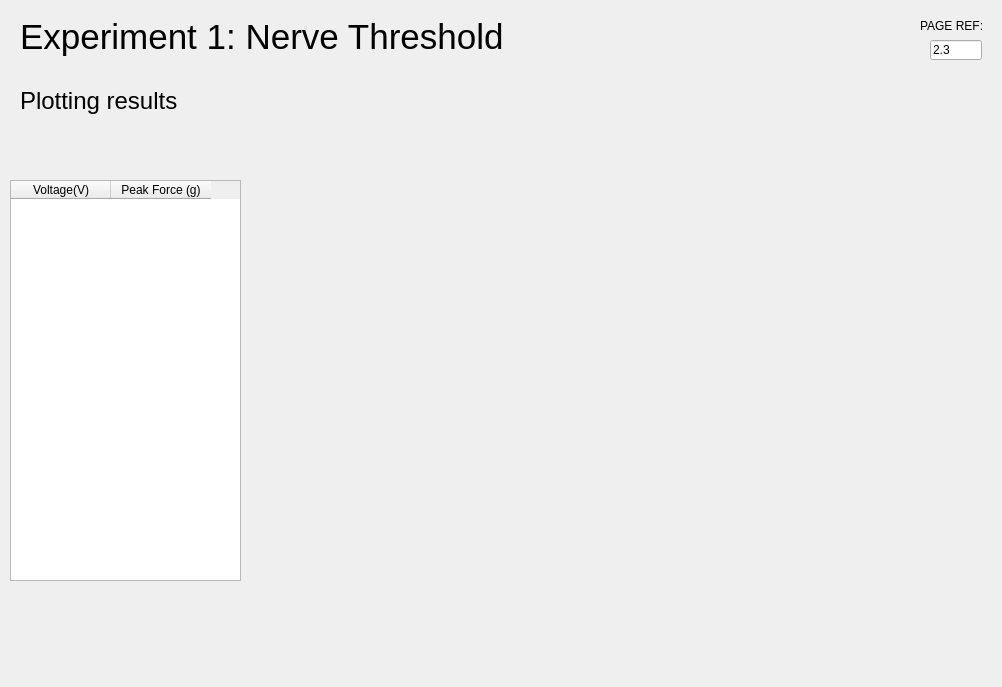
<?xml version="1.0" encoding="UTF-8"?>
<ui version="4.0">
 <class>MainWindow</class>
 <widget class="QMainWindow" name="MainWindow">
  <property name="geometry">
   <rect>
    <x>0</x>
    <y>0</y>
    <width>1002</width>
    <height>687</height>
   </rect>
  </property>
  <property name="windowTitle">
   <string>MainWindow</string>
  </property>
  <widget class="QWidget" name="centralwidget">
   <widget class="QTableWidget" name="tableWidget">
    <property name="geometry">
     <rect>
      <x>10</x>
      <y>180</y>
      <width>231</width>
      <height>401</height>
     </rect>
    </property>
    <column>
     <property name="text">
      <string>Voltage(V)</string>
     </property>
    </column>
    <column>
     <property name="text">
      <string>Peak Force (g)</string>
     </property>
    </column>
   </widget>
   <widget class="QLabel" name="labelTitle">
    <property name="geometry">
     <rect>
      <x>20</x>
      <y>80</y>
      <width>181</width>
      <height>41</height>
     </rect>
    </property>
    <property name="font">
     <font>
      <pointsize>18</pointsize>
     </font>
    </property>
    <property name="text">
     <string>Plotting results</string>
    </property>
   </widget>
   <widget class="QWidget" name="gridLayoutWidget">
    <property name="geometry">
     <rect>
      <x>250</x>
      <y>90</y>
      <width>731</width>
      <height>511</height>
     </rect>
    </property>
    <layout class="QGridLayout" name="gridLayout"/>
   </widget>
   <widget class="QLabel" name="labelPage">
    <property name="geometry">
     <rect>
      <x>827</x>
      <y>720</y>
      <width>81</width>
      <height>20</height>
     </rect>
    </property>
    <property name="sizePolicy">
     <sizepolicy hsizetype="Maximum" vsizetype="Preferred">
      <horstretch>0</horstretch>
      <verstretch>0</verstretch>
     </sizepolicy>
    </property>
    <property name="font">
     <font>
      <pointsize>11</pointsize>
      <weight>75</weight>
      <bold>true</bold>
     </font>
    </property>
    <property name="styleSheet">
     <string notr="true">color: rgb(255, 255, 255);</string>
    </property>
    <property name="text">
     <string>PAGE 3 / 5</string>
    </property>
   </widget>
   <widget class="QProgressBar" name="progressBar">
    <property name="geometry">
     <rect>
      <x>172</x>
      <y>721</y>
      <width>649</width>
      <height>21</height>
     </rect>
    </property>
    <property name="sizePolicy">
     <sizepolicy hsizetype="Minimum" vsizetype="Fixed">
      <horstretch>0</horstretch>
      <verstretch>0</verstretch>
     </sizepolicy>
    </property>
    <property name="value">
     <number>1</number>
    </property>
    <property name="textVisible">
     <bool>false</bool>
    </property>
   </widget>
   <widget class="QPushButton" name="pushButtonMenu">
    <property name="enabled">
     <bool>true</bool>
    </property>
    <property name="geometry">
     <rect>
      <x>914</x>
      <y>720</y>
      <width>75</width>
      <height>23</height>
     </rect>
    </property>
    <property name="sizePolicy">
     <sizepolicy hsizetype="Maximum" vsizetype="Fixed">
      <horstretch>0</horstretch>
      <verstretch>0</verstretch>
     </sizepolicy>
    </property>
    <property name="minimumSize">
     <size>
      <width>50</width>
      <height>20</height>
     </size>
    </property>
    <property name="text">
     <string>MENU</string>
    </property>
   </widget>
   <widget class="QPushButton" name="pushButtonNext">
    <property name="geometry">
     <rect>
      <x>91</x>
      <y>720</y>
      <width>75</width>
      <height>23</height>
     </rect>
    </property>
    <property name="sizePolicy">
     <sizepolicy hsizetype="Maximum" vsizetype="Fixed">
      <horstretch>0</horstretch>
      <verstretch>0</verstretch>
     </sizepolicy>
    </property>
    <property name="text">
     <string>NEXT</string>
    </property>
   </widget>
   <widget class="QPushButton" name="pushButtonBack">
    <property name="geometry">
     <rect>
      <x>10</x>
      <y>720</y>
      <width>75</width>
      <height>23</height>
     </rect>
    </property>
    <property name="sizePolicy">
     <sizepolicy hsizetype="Maximum" vsizetype="Fixed">
      <horstretch>0</horstretch>
      <verstretch>0</verstretch>
     </sizepolicy>
    </property>
    <property name="text">
     <string>BACK</string>
    </property>
   </widget>
   <widget class="QLabel" name="labelCurrentWindow">
    <property name="geometry">
     <rect>
      <x>20</x>
      <y>0</y>
      <width>731</width>
      <height>74</height>
     </rect>
    </property>
    <property name="font">
     <font>
      <pointsize>26</pointsize>
     </font>
    </property>
    <property name="text">
     <string>Experiment 1: Nerve Threshold</string>
    </property>
   </widget>
   <widget class="QLabel" name="labelPageRef">
    <property name="geometry">
     <rect>
      <x>920</x>
      <y>10</y>
      <width>81</width>
      <height>31</height>
     </rect>
    </property>
    <property name="sizePolicy">
     <sizepolicy hsizetype="Maximum" vsizetype="Preferred">
      <horstretch>0</horstretch>
      <verstretch>0</verstretch>
     </sizepolicy>
    </property>
    <property name="text">
     <string>PAGE REF:</string>
    </property>
   </widget>
   <widget class="QLineEdit" name="lineEdit">
    <property name="geometry">
     <rect>
      <x>930</x>
      <y>40</y>
      <width>52</width>
      <height>20</height>
     </rect>
    </property>
    <property name="sizePolicy">
     <sizepolicy hsizetype="Ignored" vsizetype="Fixed">
      <horstretch>0</horstretch>
      <verstretch>0</verstretch>
     </sizepolicy>
    </property>
    <property name="text">
     <string>2.3</string>
    </property>
    <property name="readOnly">
     <bool>true</bool>
    </property>
   </widget>
  </widget>
 </widget>
 <resources/>
 <connections/>
</ui>
